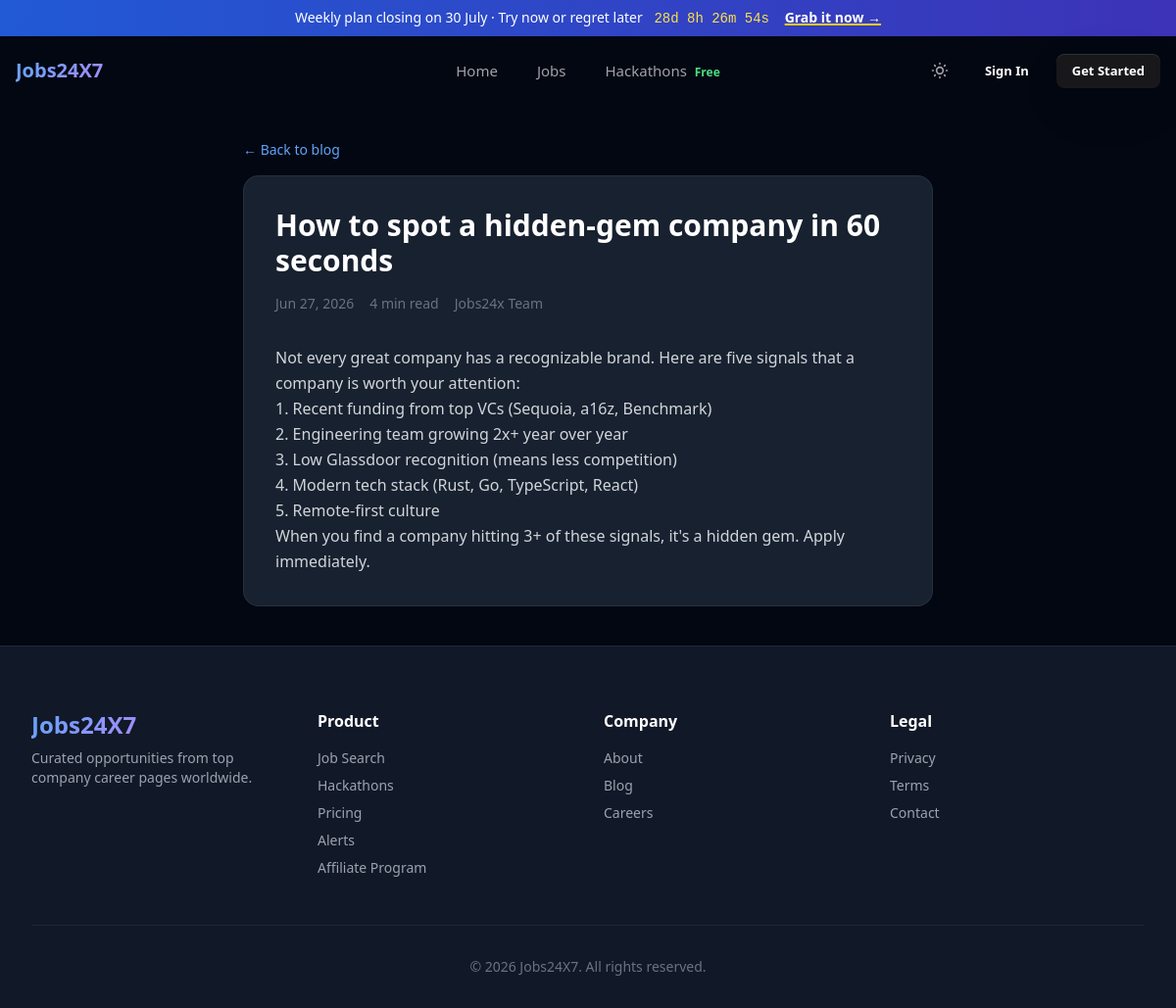
The app's page /blog/how-to-spot-a-hidden-gem-company-in-60-seconds/ with its own data.
### apps/blog/models.py (models this page shows, shortened)
class BlogPost(models.Model):
    title = models.CharField(max_length=255)
    slug = models.SlugField(unique=True, blank=True)
    author = models.ForeignKey(User, on_delete=models.SET_NULL, null=True, blank=True)
    author_name = models.CharField(max_length=100, default='Jobs24X7 Team')
    content = models.TextField()
    excerpt = models.TextField(blank=True, default='')
    cover_image = models.URLField(blank=True, default='')
    read_time_min = models.IntegerField(default=5)
    is_published = models.BooleanField(default=False)
    published_at = models.DateTimeField(null=True, blank=True)
    created_at = models.DateTimeField(auto_now_add=True)
    updated_at = models.DateTimeField(auto_now=True)
    class Meta:
        ordering = ['-published_at']
        get_latest_by = 'published_at'

### apps/blog/views.py (the view)
# urls.py: path('<slug:slug>/', views.blog_detail, name='blog_detail'),
def blog_detail(request, slug):
    post = get_object_or_404(BlogPost, slug=slug, is_published=True)
    return render(request, 'blog/blog_detail.html', {'post': post})

### templates/blog/blog_detail.html (shortened to what this page needs)
{% extends 'base.html' %}
{% block content %}
<section class="py-10">
    <div class="max-w-3xl mx-auto px-4 sm:px-6 lg:px-8">
        <a href="{% url 'blog_list' %}" class="text-blue-400 hover:underline text-sm mb-4 inline-block transition">← Back to blog</a>
        <article class="bg-gray-800/80 rounded-2xl p-8 border border-gray-700/50">
            <h1 class="text-3xl font-bold text-white">{{ post.title }}</h1>
            <div class="mt-4 flex items-center gap-4 text-sm text-gray-500">
                <span>{{ post.published_at|date:"M d, Y" }}</span>
                <span>{{ post.read_time_min }} min read</span>
                <span>{{ post.author_name }}</span>
            </div>
            <div class="mt-8 prose prose-invert max-w-none text-gray-300 leading-relaxed">{{ post.content|linebreaks }}</div>
        </article>
    </div>
</section>
{% endblock %}

### records on screen
BlogPost: title "How to spot a hidden-gem company in 60 seconds", published_at "Jun 27, 2026", read_time_min "4", author_name "Jobs24x Team", content "Not every great company has a recognizable brand. Here are five signals that a company is worth your attention: 1. Recent funding from top VCs (Sequoia, a16z, Benchmark) 2. Engineering team growing 2x+ year over year 3. Low Glassdoor recognition (means less competition) 4. Modern tech stack (Rust, Go, TypeScript, React) 5. Remote-first culture When you find a company hitting 3+ of these signals, it's a hidden gem. Apply immediately."
